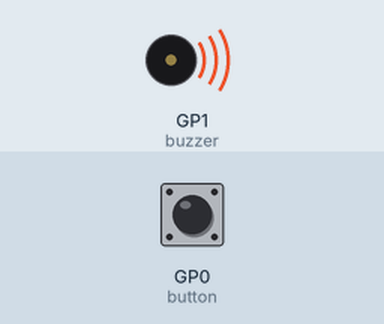
Bench run of a program on a simulated Raspberry Pi Pico running CircuitPython. Shown: buzzer (waves = sounding). The test bench sets the inputs (shaded band); at power-on: GP0 (button) HIGH.

Above: at 1.2 s.
1.3 s: GP0 (button) pulled LOW for 0.15 s
At 1.37 s:
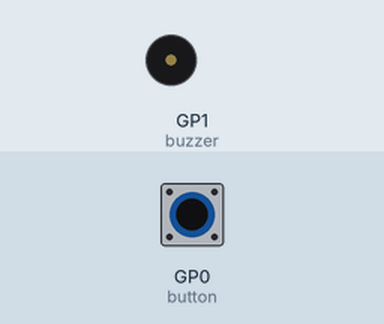
2.9 s: GP0 (button) pulled LOW for 3.2 s
Timing chart, 0 to 13.6 s (numbered marks = the images above; inputs shaded):
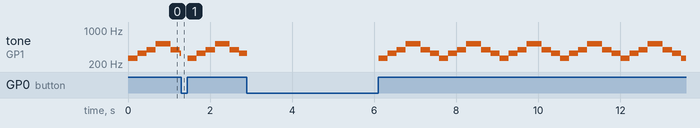

Measured:
- by itself, tone on GP1 (buzzer): repeats every 1.5 s: 262 Hz 0.22 s, 330 Hz 0.22 s, 392 Hz 0.22 s, 523 Hz 0.36 s, 392 Hz 0.22 s, 330 Hz 0.22 s

The program:

code.py
```python
# Passive buzzer on GP1 -> GND; button GP0 -> GND
# Melody loops while button is held; stops when released.
import board
import digitalio
import pwmio
import time

button = digitalio.DigitalInOut(board.GP0)
button.switch_to_input(pull=digitalio.Pull.UP)
buzzer = pwmio.PWMOut(board.GP1, frequency=440,
                       duty_cycle=0, variable_frequency=True)
# (frequency in Hz, duration in seconds)
MELODY = [(262, 0.22), (330, 0.22), (392, 0.22),
          (523, 0.36), (392, 0.22), (330, 0.22)]
index = 0
note_started = time.monotonic()

while True:
    now = time.monotonic()
    if button.value:  # released
        frequency, duration = MELODY[index]
        buzzer.frequency = frequency
        buzzer.duty_cycle = 32768
        if now - note_started >= duration:
            index = (index + 1) % len(MELODY)
            note_started = now
    else:  # held
        buzzer.duty_cycle = 0
        index = 0
        note_started = now
    time.sleep(0.01)
```
